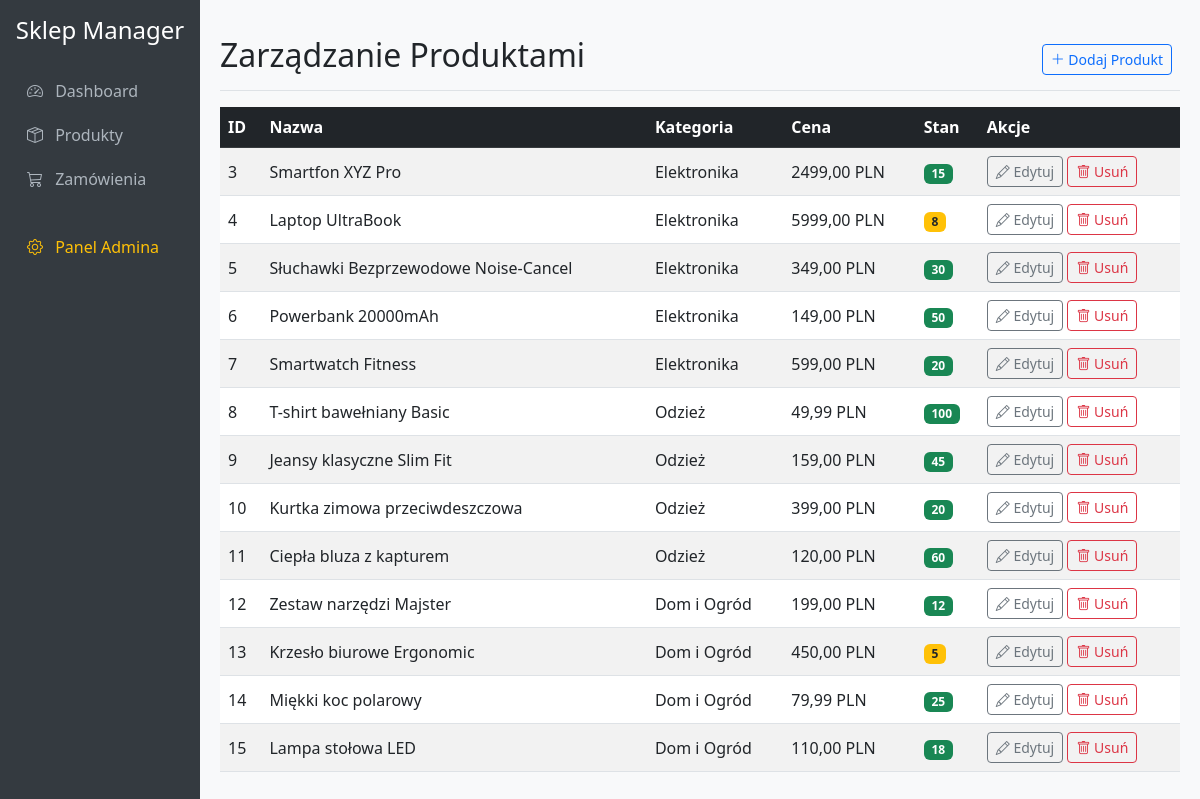
Screenshot of /products/ with the database file from the repository.
### sklep/models.py (models this page shows, shortened)
class Product(models.Model):
    category = models.ForeignKey(Category, related_name='products', on_delete=models.CASCADE, verbose_name="Kategoria")
    name = models.CharField(max_length=200, verbose_name="Nazwa")
    description = models.TextField(blank=True, null=True, verbose_name="Opis")
    price = models.DecimalField(max_digits=10, decimal_places=2, verbose_name="Cena")
    stock = models.IntegerField(default=0, verbose_name="Stan magazynowy")
    created_at = models.DateTimeField(auto_now_add=True, verbose_name="Utworzono")
    class Meta:
        verbose_name = "Produkt"
        verbose_name_plural = "Produkty"

class Category(models.Model):
    name = models.CharField(max_length=100, verbose_name="Nazwa")
    description = models.TextField(blank=True, null=True, verbose_name="Opis")
    class Meta:
        verbose_name = "Kategoria"
        verbose_name_plural = "Kategorie"

### sklep/views.py (the view)
# urls.py: path('products/', views.product_list, name='product_list'),
def product_list(request):
    products = Product.objects.all().select_related('category')
    return render(request, 'sklep/product_list.html', {'products': products})

### sklep/templates/sklep/product_list.html
{% extends 'base.html' %}
{% block content %}
<div class="d-flex justify-content-between flex-wrap flex-md-nowrap align-items-center pt-3 pb-2 mb-3 border-bottom">
    <h1 class="h2">Zarządzanie Produktami</h1>
    <div class="btn-toolbar mb-2 mb-md-0">
        <div class="btn-group me-2">
            <a href="{% url 'product_create' %}" class="btn btn-sm btn-outline-primary">
                <i class="bi bi-plus-lg"></i> Dodaj Produkt
            </a>
        </div>
    </div>
</div>
<div class="table-responsive">
    <table class="table table-striped table-hover align-middle">
        <thead class="table-dark">
            <tr>
                <th>ID</th>
                <th>Nazwa</th>
                <th>Kategoria</th>
                <th>Cena</th>
                <th>Stan</th>
                <th>Akcje</th>
            </tr>
        </thead>
        <tbody>
            {% for product in products %}
            <tr>
                <td>{{ product.id }}</td>
                <td>{{ product.name }}</td>
                <td>{{ product.category.name }}</td>
                <td>{{ product.price }} PLN</td>
                <td>
                    {% if product.stock > 10 %}
                    <span class="badge bg-success">{{ product.stock }}</span>
                    {% elif product.stock > 0 %}
                    <span class="badge bg-warning text-dark">{{ product.stock }}</span>
                    {% else %}
                    <span class="badge bg-danger">Brak</span>
                    {% endif %}
                </td>
                <td>
                    <a href="{% url 'product_edit' product.id %}" class="btn btn-sm btn-outline-secondary">
                        <i class="bi bi-pencil"></i> Edytuj
                    </a>
                    <a href="{% url 'product_delete' product.id %}" class="btn btn-sm btn-outline-danger">
                        <i class="bi bi-trash"></i> Usuń
                    </a>
                </td>
            </tr>
            {% empty %}
            <tr>
                <td colspan="6" class="text-center">Brak produktów do wyświetlenia.</td>
            </tr>
            {% endfor %}
        </tbody>
    </table>
</div>
{% endblock %}

### templates/base.html (shortened to what this page needs)
<!DOCTYPE html>
<html lang="pl">
<head>
    <link href="https://cdn.jsdelivr.net/npm/bootstrap@5.3.0/dist/css/bootstrap.min.css" rel="stylesheet">
    <link rel="stylesheet" href="https://cdn.jsdelivr.net/npm/bootstrap-icons@1.10.5/font/bootstrap-icons.css">
</head>
<body>
    <div class="container-fluid">
        <div class="row">
            <nav class="col-md-3 col-lg-2 d-md-block sidebar py-3">
                <h4 class="text-center mb-4">Sklep Manager</h4>
                <ul class="nav flex-column">
                    <li class="nav-item">
                        <a class="nav-link" href="{% url 'dashboard' %}">
                            <i class="bi bi-speedometer2 me-2"></i> Dashboard
                        </a>
                    </li>
                    <li class="nav-item">
                        <a class="nav-link" href="{% url 'product_list' %}">
                            <i class="bi bi-box-seam me-2"></i> Produkty
                        </a>
                    </li>
                    <li class="nav-item">
                        <a class="nav-link" href="{% url 'order_list' %}">
                            <i class="bi bi-cart3 me-2"></i> Zamówienia
                        </a>
                    </li>
                    <li class="nav-item mt-4">
                        <a class="nav-link text-warning" href="/admin/">
                            <i class="bi bi-gear me-2"></i> Panel Admina
                        </a>
                    </li>
                </ul>
            </nav>
            <main class="col-md-9 ms-sm-auto col-lg-10 main-content">
                {% block content %}
                {% endblock %}
            </main>
        </div>
    </div>
</body>
</html>

### templates/base.html (style rules this page uses)
body { background-color: #f8f9fa; }
.sidebar { min-height: 100vh; background-color: #343a40; color: white; }
.sidebar a { color: #adb5bd; text-decoration: none; padding: 10px 15px; display: block; }
.main-content { padding: 20px; }

### rows the page displays
Product: id "3", name "Smartfon XYZ Pro", category.name "Elektronika", price "2499,00", stock "15"
Product: id "4", name "Laptop UltraBook", category.name "Elektronika", price "5999,00", stock "8"
Product: id "5", name "Słuchawki Bezprzewodowe Noise-Cancel", category.name "Elektronika", price "349,00", stock "30"
Product: id "6", name "Powerbank 20000mAh", category.name "Elektronika", price "149,00", stock "50"
Product: id "7", name "Smartwatch Fitness", category.name "Elektronika", price "599,00", stock "20"
Product: id "8", name "T-shirt bawełniany Basic", category.name "Odzież", price "49,99", stock "100"
Product: id "9", name "Jeansy klasyczne Slim Fit", category.name "Odzież", price "159,00", stock "45"
Product: id "10", name "Kurtka zimowa przeciwdeszczowa", category.name "Odzież", price "399,00", stock "20"
Product: id "11", name "Ciepła bluza z kapturem", category.name "Odzież", price "120,00", stock "60"
Product: id "12", name "Zestaw narzędzi Majster", category.name "Dom i Ogród", price "199,00", stock "12"
Product: id "13", name "Krzesło biurowe Ergonomic", category.name "Dom i Ogród", price "450,00", stock "5"
Product: id "14", name "Miękki koc polarowy", category.name "Dom i Ogród", price "79,99", stock "25"
Product: id "15", name "Lampa stołowa LED", category.name "Dom i Ogród", price "110,00", stock "18"
